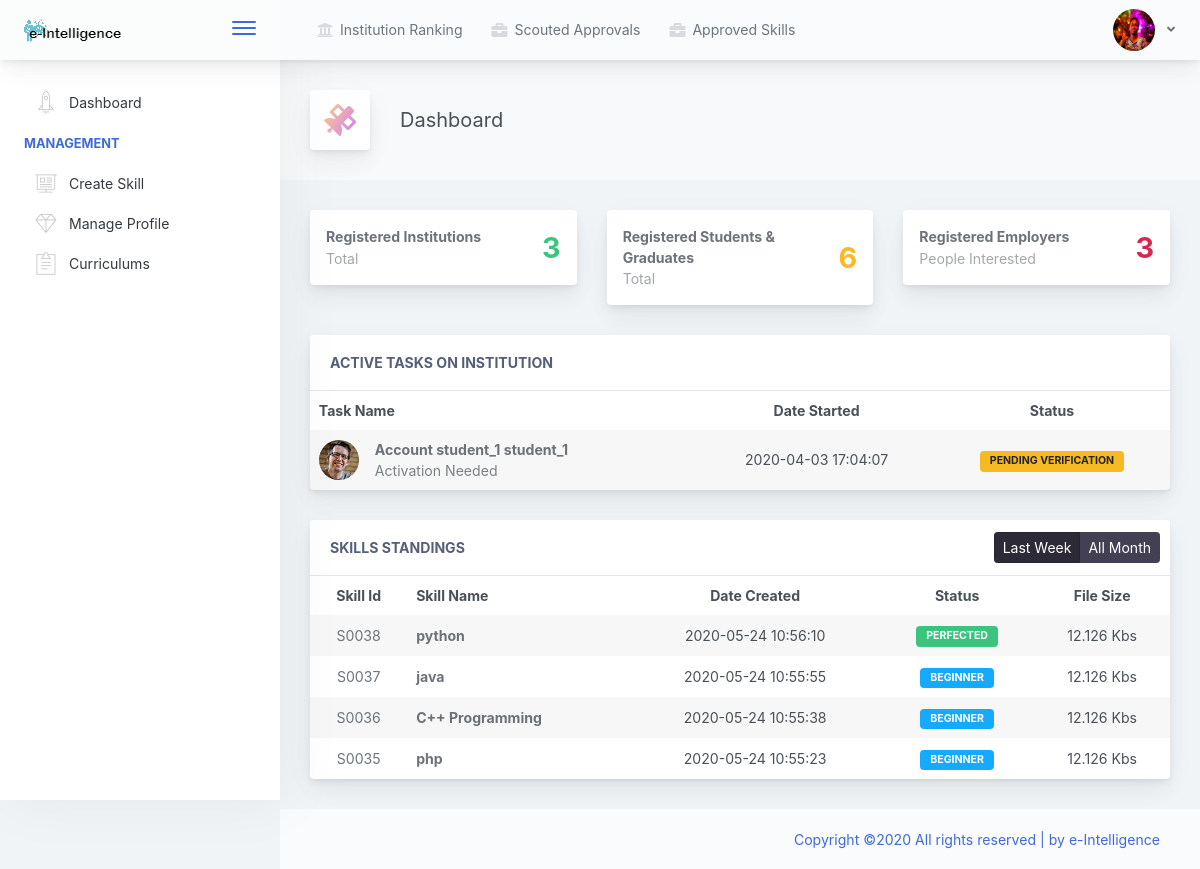
/e-intelligence/views/dashboard.php?result= (signed in), run on the app's committed database.
### tables this page shows
CREATE TABLE `student` (
  `id` int(11) NOT NULL,
  `institution_id` int(45) DEFAULT NULL,
  `created` datetime DEFAULT NULL,
  `updated` datetime DEFAULT NULL,
  `user_id` int(11) NOT NULL,
  `student_number` varchar(250) NOT NULL,
  `account_con` int(11) NOT NULL DEFAULT 0,
  `profile_pic` varchar(250) NOT NULL
);

CREATE TABLE `user` (
  `user_id` int(11) NOT NULL,
  `first_name` varchar(45) DEFAULT NULL,
  `last_name` varchar(45) DEFAULT NULL,
  `username` varchar(250) NOT NULL,
  `email` varchar(45) DEFAULT NULL,
  `contact` varchar(45) DEFAULT NULL,
  `account_type` varchar(45) DEFAULT NULL,
  `password` varchar(45) DEFAULT NULL,
  `Other_details` varchar(145) DEFAULT NULL
);

CREATE TABLE `skill` (
  `skill_id` int(11) NOT NULL,
  `Name` varchar(45) DEFAULT NULL,
  `rating` int(11) DEFAULT 0,
  `user_id` int(11) NOT NULL,
  `date_created` datetime DEFAULT NULL,
  `date_updated` datetime DEFAULT NULL,
  `employer_id` int(11) DEFAULT NULL,
  `institution_admin_id` int(11) DEFAULT NULL,
  `doc_path` varchar(250) NOT NULL,
  `file_type` varchar(250) NOT NULL,
  `file_size` int(11) NOT NULL,
  `scouted` int(11) NOT NULL DEFAULT 0,
  `doc_id` int(11) NOT NULL
);

### e-intelligence/api_controller/tasks_handler.php (the view, shortened to what the rows shown need)
<?php
if($account_type == 'registrar'){
    $sqlSelect_uncofirmed = "SELECT * FROM student where institution_id='$user_id' and account_con = 0 order by id desc";
    $result_uncofirmed = mysqli_query($conn, $sqlSelect_uncofirmed);
?>
<div class="row">
    <div class="col-md-12">
        <div class="main-card mb-3 card">
<?php
    if (mysqli_num_rows($result_uncofirmed) > 0)
    {
        $unconfirmed = mysqli_num_rows($result_uncofirmed);
    ?>
            <div class="card-header">Active Tasks for unverified students to clear <?php echo $unconfirmed; ?>
            </div>
            <div class="table-responsive">
                <table class="align-middle mb-0 table table-borderless table-striped table-hover">
                    <thead>
                        <tr>
                            <th class="text-center">Task Id</th>
                            <th>Task Name</th>
                            <th class="text-center">Date Started</th>
                            <th class="text-center">Status</th>
                        </tr>
                    </thead>
                    <tbody>
    <?php
       while ($row = mysqli_fetch_array($result_uncofirmed)) {
           $student_id = $row['user_id'];
           $student_number = $row['student_number'];
           $student_add = $row['created'];
           $sqlSelect_uncofirmed_1 = "SELECT * FROM user where user_id='$student_id'";
           $result_uncofirmed_1 = mysqli_query($conn, $sqlSelect_uncofirmed_1);
           $row_2 = mysqli_fetch_array($result_uncofirmed_1);
           $student_fname = $row_2['first_name'];
           $student_lname = $row_2['last_name'];
    ?>
                        <tr>
                            <td class="text-center text-muted"><?php echo $student_number; ?></td>
                            <td>
                                <div class="widget-content p-0">
                                    <div class="widget-content-wrapper">
                                        <div class="widget-content-left mr-3">
                                            <div class="widget-content-left">
                                                <img width="40" class="rounded-circle" src="./<?php echo $logo; ?>" alt="">
                                            </div>
                                        </div>
                                        <div class="widget-content-left flex2">
                                            <div class="widget-heading"><?php echo $student_fname; ?></div>
                                            <div class="widget-subheading opacity-7"><?php echo $student_lname; ?></div>
                                        </div>
                                    </div>
                                </div>
                            </td>
                            <td class="text-center"><?php echo $student_add; ?></td>
                            <td class="text-center">
                                <div class="badge badge-warning">Pending verification</div>
                            </td>
                        </tr>
    <?php
       }
       ?>
                    </tbody>
                </table>
            </div>
       <?php
    }else {
        ?>
            <div class="card-header">Active Tasks for unverified students to clear none
            </div>
            <div class="table-responsive">
                <table class="align-middle mb-0 table table-borderless table-striped table-hover">
                    <thead>
                        <tr>
                            <th class="text-center">Task Id</th>
                            <th>Task Name</th>
                            <th class="text-center">Date Started</th>
                            <th class="text-center">Status</th>
                        </tr>
                    </thead>
                    <tbody>
                    </tbody>
                </table>
            </div>
    <?php
    }
    ?>
        </div>
    </div>
</div>
    <?php
    $sqlSelect_uncofirmed_grads = "SELECT * FROM graduate where institution_id='$user_id' and account_con=0 order by id desc";
    $result_uncofirmed_grads = mysqli_query($conn, $sqlSelect_uncofirmed_grads);
?>
<div class="row">
    <div class="col-md-12">
        <div class="main-card mb-3 card">
<?php
    if (mysqli_num_rows($result_uncofirmed_grads) > 0)
    {
        $unconfirmed_grads = mysqli_num_rows($result_uncofirmed_grads);
    ?>
            <div class="card-header">Active Tasks for unverified Graduates to clear <?php echo $unconfirmed_grads; ?>
            </div>
            <div class="table-responsive">
                <table class="align-middle mb-0 table table-borderless table-striped table-hover">
                    <thead>
                        <tr>
                            <th class="text-center">Task Id</th>
                            <th>Task Name</th>
                            <th class="text-center">Date Started</th>
                            <th class="text-center">Status</th>
                        </tr>
                    </thead>
                    <tbody>
    <?php
       while ($row = mysqli_fetch_array($result_uncofirmed_grads)) {
           $student_id = $row['user_id'];
           $student_number = $row['student_number'];
           $student_add = $row['created'];
           $sqlSelect_uncofirmed = "SELECT * FROM user where user_id='$student_id'";
           $result_uncofirmed = mysqli_query($conn, $sqlSelect_uncofirmed);
           $unconfirmed = mysqli_num_rows($result_uncofirmed);
           $row_2 = mysqli_fetch_array($result_uncofirmed);
           $student_fname = $row_2['first_name'];
           $student_lname = $row_2['last_name'];
    ?>
                        <tr>
                            <td class="text-center text-muted"><?php echo $student_number; ?></td>
                            <td>
                                <div class="widget-content p-0">
                                    <div class="widget-content-wrapper">
                                        <div class="widget-content-left mr-3">
                                            <div class="widget-content-left">
                                                <img width="40" class="rounded-circle" src="./<?php echo $logo; ?>" alt="">
                                            </div>
                                        </div>
                                        <div class="widget-content-left flex2">
                                            <div class="widget-heading"><?php echo $student_fname; ?></div>
                                            <div class="widget-subheading opacity-7"><?php echo $student_lname; ?></div>
                                        </div>
                                    </div>
                                </div>
                            </td>
                            <td class="text-center"><?php echo $student_add; ?></td>
                            <td class="text-center">
                                <div class="badge badge-warning">Pending verification</div>
                            </td>
                        </tr>
    <?php
       }
       ?>
                    </tbody>
                </table>
            </div>
       <?php
    } else {
        ?>
            <div class="card-header">Active Tasks for unverified Graduates to clear none
            </div>
            <div class="table-responsive">
                <table class="align-middle mb-0 table table-borderless table-striped table-hover">
                    <thead>
                        <tr>
                            <th class="text-center">Task Id</th>
                            <th>Task Name</th>
                            <th class="text-center">Date Started</th>
                            <th class="text-center">Status</th>
                        </tr>
                    </thead>
                    <tbody>
                    </tbody>
                </table>
            </div>
    <?php
    }
    ?>
        </div>
    </div>
</div>
<?php }
else {
    ?>
<div class="row">
    <div class="col-md-12">
        <div class="main-card mb-3 card">
<?php
    $sqlSelect_cofirmed = "SELECT * FROM student where user_id = '$user_id' and account_con = 0";
    $result_cofirmed = mysqli_query($conn, $sqlSelect_cofirmed);
    if (mysqli_num_rows($result_cofirmed) > 0)
    {
        $row = mysqli_fetch_array($result_cofirmed);
    ?>
            <div class="card-header">Active Tasks on Institution
            </div>
            <div class="table-responsive">
                <table class="align-middle mb-0 table table-borderless table-striped table-hover">
                    <thead>
                        <tr>
                            <th>Task Name</th>
                            <th class="text-center">Date Started</th>
                            <th class="text-center">Status</th>
                        </tr>
                    </thead>
                    <tbody>
                        <tr>
                            <td>
                                <div class="widget-content p-0">
                                    <div class="widget-content-wrapper">
                                        <div class="widget-content-left mr-3">
                                            <div class="widget-content-left">
                                                <img width="40" class="rounded-circle" src="assets/images/avatars/4.jpg" alt="">
                                            </div>
                                        </div>
                                        <div class="widget-content-left flex2">
                                            <div class="widget-heading">Account <?php echo $first_name.' '.$last_name; ?></div>
                                            <div class="widget-subheading opacity-7">Activation Needed</div>
                                        </div>
                                    </div>
                                </div>
                            </td>
                            <td class="text-center"><?php echo $row['created']; ?></td>
                            <td class="text-center">
                                <div class="badge badge-warning">Pending Verification</div>
                            </td>
                        </tr>
                    </tbody>
                </table>
            </div>
    <?php
    }
    ?>
        </div>
    </div>
</div>
<div class="row">
    <div class="col-md-12">
        <div class="main-card mb-3 card">
            <div class="card-header">Skills Standings
                <div class="btn-actions-pane-right">
                </div>
            </div>
            <div class="table-responsive">
                <table class="align-middle mb-0 table table-borderless table-striped table-hover">
                    <thead>
                        <tr>
                            <th class="text-center">Skill Id</th>
                            <th>Skill Name</th>
                            <th class="text-center">Date Created</th>
                            <th class="text-center">Status</th>
                            <th class="text-center">File Size</th>
                        </tr>
                    </thead>
                    <tbody>
                                <?php
                                    $sqlSelect_uncofirmed = "SELECT * FROM skill where user_id='$user_id' order by skill_id desc";
                                    $result_uncofirmed = mysqli_query($conn, $sqlSelect_uncofirmed);
                                    if (mysqli_num_rows($result_uncofirmed) > 0)
                                    {
                                    while($row = mysqli_fetch_array($result_uncofirmed))
                                    {
                                        $skill_id = $row['skill_id'];
                                        $skill_name = $row['Name'];
                                        $skill_size = $row['file_size'];
                                        $skill_status = $row['rating'];
                                        $skill_created = $row['date_created'];
                                ?>
                        <tr>
                            <td class="text-center text-muted">S00<?php echo $skill_id; ?></td>
                            <td>
                                <div class="widget-content p-0">
                                    <div class="widget-content-left flex2">
                                        <div class="widget-heading"><?php echo $skill_name; ?></div>
                                    </div>
                                </div>
                                </div>
                            <td class="text-center"><?php echo $skill_created; ?></td>
                            <td class="text-center">
                                        <?php
                                            if ($skill_status == '1'){
                                                echo '<div class="badge badge-warning">Average</div>';
                                            } else if ($skill_status == '2'){
                                                echo '<div class="badge badge-success">Perfected</div>';
                                            } else {
                                                echo '<div class="badge badge-info">Beginner</div>';
                                            }
                                        ?>
                            </td>
                            <td class="text-center"><?php echo $skill_size/1000; echo ' Kbs'; ?></td>
                                <?php
                                        }
                                }
                                ?>
            </div>
        </div>
    </div>
</div>
<?php }

### e-intelligence/views/header.php (shortened to what the rows shown need)
<?php
    include_once('../api_controller/session_manager.php');
?>
<!doctype html>
<html lang="en">
    <head>
    <?php
    include_once('style.php');
    ?>
    </head>
    <body>
        <div class="app-container app-theme-white body-tabs-shadow fixed-sidebar fixed-header">
            <div class="app-header header-shadow">
                <div class="app-header__content">
                    <div class="app-header-right">
                        <div class="header-btn-lg pr-0">
                            <div class="widget-content p-0">
                                <div class="widget-content-wrapper">
                                    <div class="widget-content-left">
                                        <div class="btn-group">
                                            <a data-toggle="dropdown" aria-haspopup="true" aria-expanded="false" class="p-0 btn">
                                                <?php if($logo == null){ $img = 'css/assets/images/avatar.svg'; } else { $img = '../api_controller/'.$logo; } ?>
                                                <img width="42" height="42" class="rounded-circle" src="<?php echo $img; ?>" alt="">
                                                <i class="fa fa-angle-down ml-2 opacity-8"></i>
                                            </a>
                                        </div>
                                    </div>
                                </div>
                            </div>
                        </div>
                    </div>
                </div>
            </div>

### data on the page
student: profile_pic (picture), created "2020-04-03 17:04:07"
user: first_name "student_1", last_name "student_1"
skill: skill_id "38", Name "python", date_created "2020-05-24 10:56:10", rating "PERFECTED", $skill_size/1000 "12.126"
skill: skill_id "37", Name "java", date_created "2020-05-24 10:55:55", rating "BEGINNER", $skill_size/1000 "12.126"
skill: skill_id "36", Name "C++ Programming", date_created "2020-05-24 10:55:38", rating "BEGINNER", $skill_size/1000 "12.126"
skill: skill_id "35", Name "php", date_created "2020-05-24 10:55:23", rating "BEGINNER", $skill_size/1000 "12.126"

### other printed values
$number_of_isntitutions "3"
$number_of_students+$number_of_graduates "6"
$number_of_employers "3"
